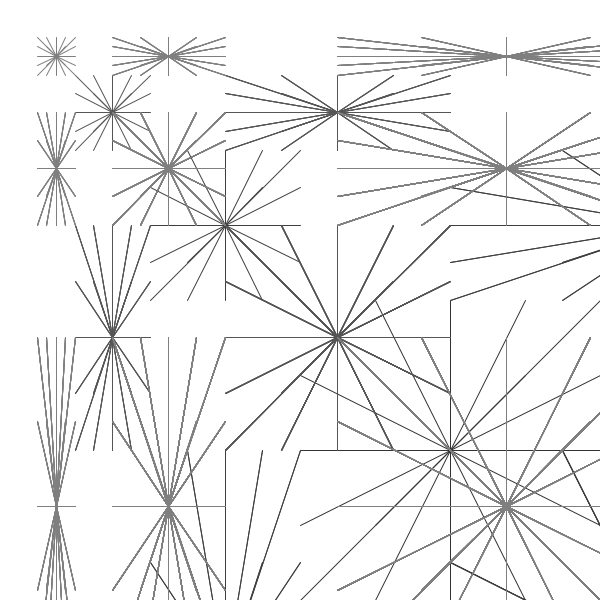
Frame 1 (no input)
Frame 60 (the mouse pressed at the canvas centre just before this capture): identical to frame 1, image omitted
Frame 120 (the mouse held since frame 60 and released just before this capture): identical to frame 1, image omitted

The Processing sketch that drew this single still picture (run headless with seeded random() and noise(); from frame 60 on, the mouse is pressed at the canvas centre):

// Processing sketch: processing_88593
// ── processing_88593.pde

void setup()
{
  size(600,600);
}
 
void draw ()
{
  background(255);
  
  
 rec(5,width,height);

}

void rec(int n,float w,float h)
{
  if(n > 0)
  {
    for(int i = 0; i <= 4; i++)
    {
      for(int j = 0; j <= 4; j++)
      {
         stroke(255/(n+1),255/(n+1),255/(n+1));
         line(w + i * w/4, h + j * h/4,w + w/2,h + h/2);
      }
    }
     rec(n-1,w/2,h/2);
     rec(n-1,w * 1.5,h * 1.5);
     rec(n-1,w * 1.5,h/2);
     rec(n-1,w/2,h * 1.5);
  }
}
